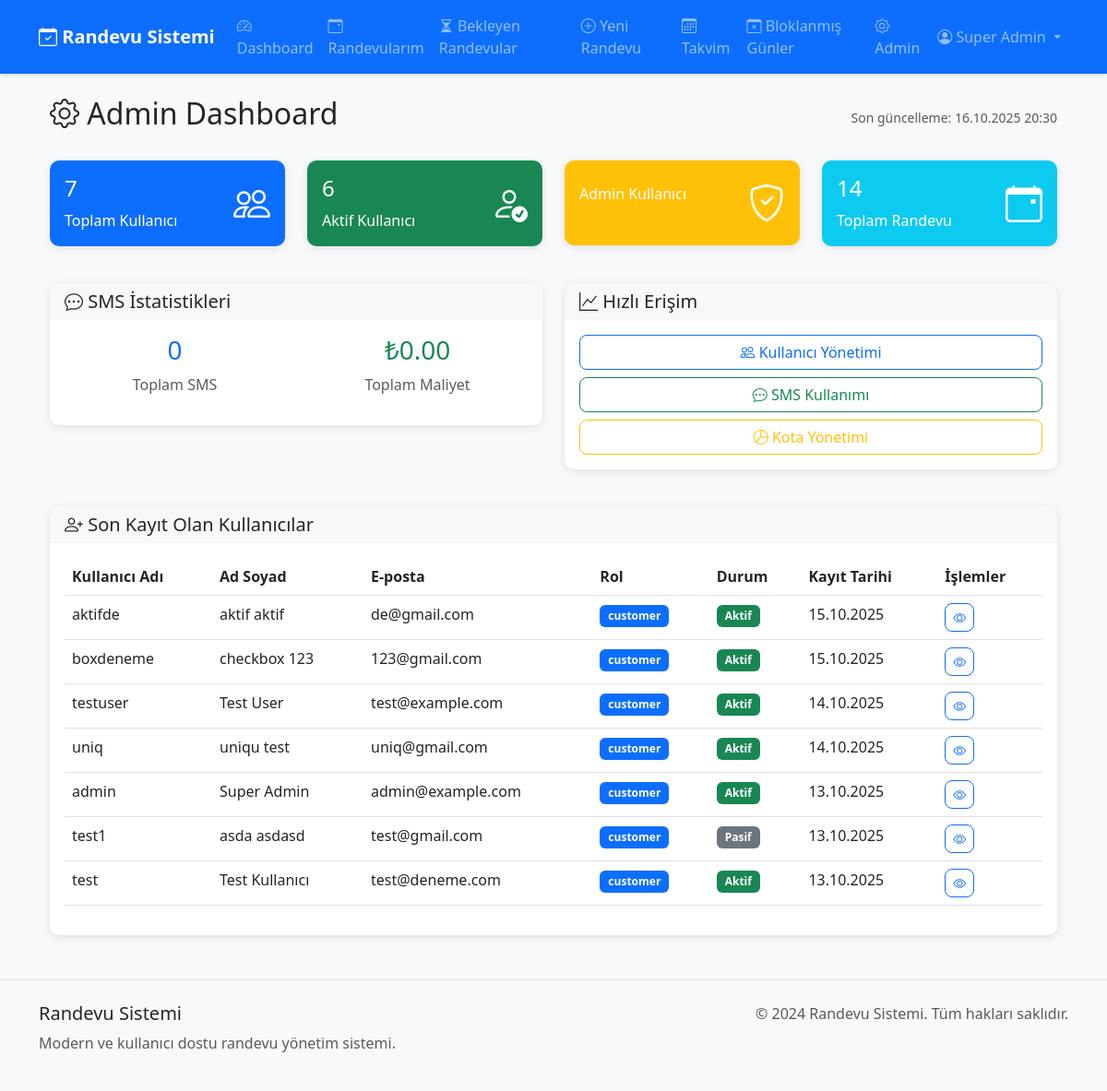
/admin/ (signed in), run on an earlier commit of the app's database.
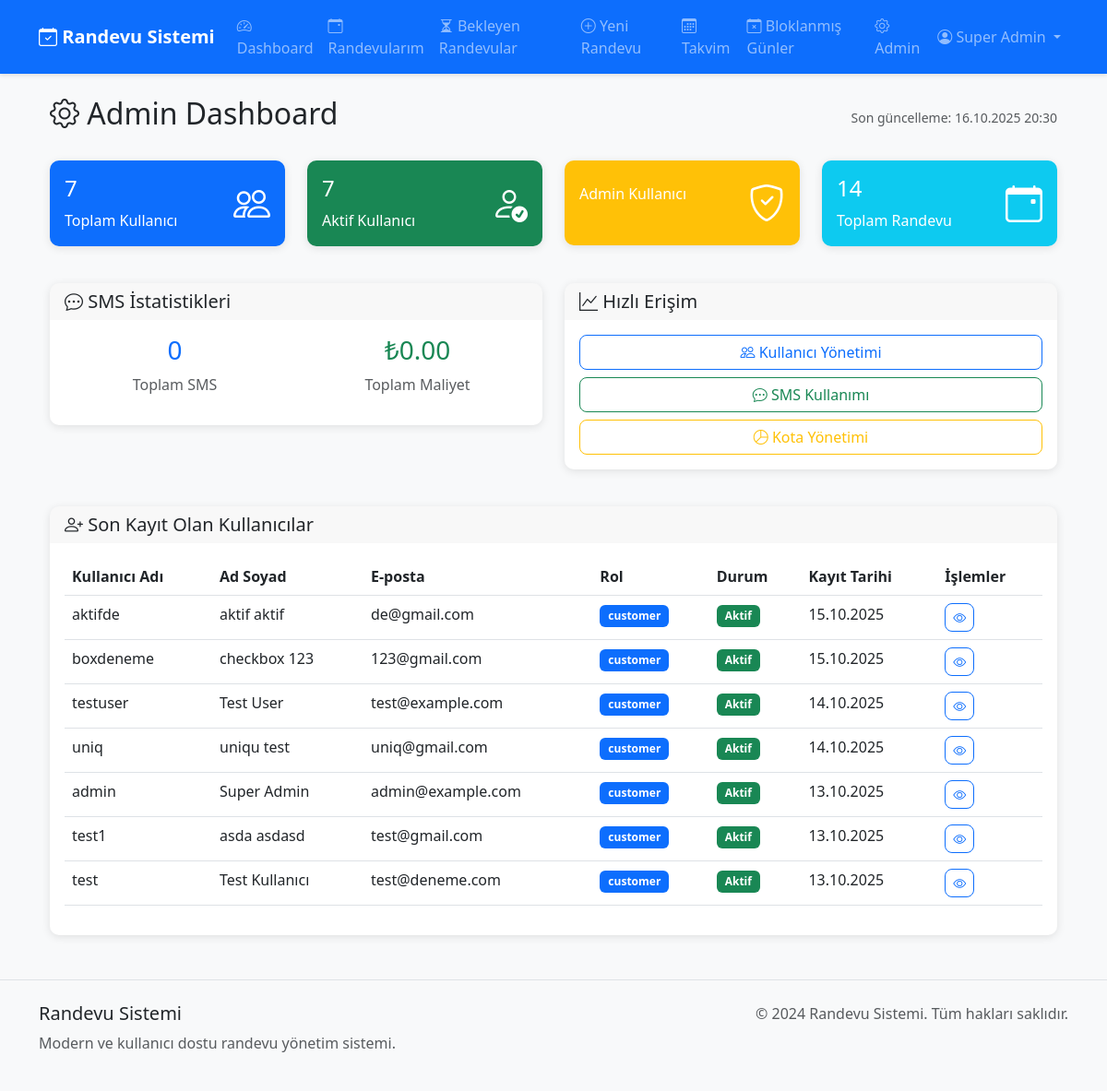
And on a later commit of the database.
### models.py (models this page shows, shortened)
class User(UserMixin, db.Model):
    __tablename__ = 'user'
    id = db.Column(db.Integer, primary_key=True)
    username = db.Column(db.String(80), unique=True, nullable=False)
    email = db.Column(db.String(120), unique=True, nullable=False)
    password_hash = db.Column(db.String(128), nullable=False)
    first_name = db.Column(db.String(50), nullable=False)
    last_name = db.Column(db.String(50), nullable=False)
    phone = db.Column(db.String(20))
    role = db.Column(db.String(20), default='customer')
    is_active = db.Column(db.Boolean, default=True)
    company_name = db.Column(db.String(100))
    logo_path = db.Column(db.String(200))
    sms_quota = db.Column(db.Integer, default=100)
    is_superadmin = db.Column(db.Boolean, default=False)  # Sistemin ana yöneticisi
    unique_link = db.Column(db.String(50), unique=True)
    created_at = db.Column(db.DateTime, default=datetime.utcnow)
    updated_at = db.Column(db.DateTime, default=datetime.utcnow, onupdate=datetime.utcnow)
    kvkk_accepted_at = db.Column(db.DateTime, nullable=True)  # KVKK onay tarihi
    session_token = db.Column(db.String(64), nullable=True)  # Tek oturum için
    appointments = db.relationship('Appointment', backref='user', lazy=True, cascade='all, delete-orphan')
    blocked_days = db.relationship('BlockedDay', backref='user', lazy=True, cascade='all, delete-orphan')
    clients = db.relationship('Client', backref='user', lazy=True, cascade='all, delete-orphan')
    sms_logs = db.relationship('SmsLog', backref='user', lazy=True, cascade='all, delete-orphan')
    def get_full_name(self):
        return f"{self.first_name} {self.last_name}"

### routes/admin.py (the view)
    def decorated_function(*args, **kwargs):
        if not current_user.is_authenticated:
            return redirect(url_for('auth.login'))
        if not getattr(current_user, 'is_superadmin', False):
            flash('Bu sayfaya erişim için superadmin yetkisi gerekli!', 'error')
            return redirect(url_for('dashboard.dashboard'))
        return f(*args, **kwargs)

### app.py (called while the page is built)
@login_manager.user_loader
def load_user(user_id):
    return User.query.get(int(user_id))

@app.before_request
def check_single_session():
    if current_user.is_authenticated:
        from models import User
        user_db = User.query.get(current_user.id)
        token_in_db = user_db.session_token if user_db else None
        token_in_session = session.get('session_token')
        if token_in_db:
            session['session_token'] = token_in_db
        if token_in_session and token_in_db and token_in_session != token_in_db:
            logout_user()
            session.pop('session_token', None)
            flash('Başka bir oturum açıldığı için çıkış yapıldı.', 'warning')
            return redirect(url_for('auth.login'))

### templates/admin/dashboard.html (shortened to what the changed rows need)
{% extends "base.html" %}
{% block content %}
<div class="container-fluid">
    <div class="row">
        <div class="col-12">
            <div class="d-flex justify-content-between align-items-center mb-4">
                <h2><i class="bi bi-gear"></i> Admin Dashboard</h2>
            </div>
        </div>
    </div>
    <div class="row mb-4">
        <div class="col-md-3 mb-3">
            <div class="card bg-success text-white">
                <div class="card-body">
                    <div class="d-flex justify-content-between">
                        <div>
                            <h4 class="card-title">{{ active_users }}</h4>
                            <p class="card-text">Aktif Kullanıcı</p>
                        </div>
                    </div>
                </div>
            </div>
        </div>
    </div>
    <div class="row">
        <div class="col-12">
            <div class="card">
                <div class="card-body">
                    {% if recent_users %}
                    <div class="table-responsive">
                        <table class="table table-hover">
                            <thead>
                                <tr>
                                    <th>Kullanıcı Adı</th>
                                    <th>Ad Soyad</th>
                                    <th>E-posta</th>
                                    <th>Rol</th>
                                    <th>Durum</th>
                                    <th>Kayıt Tarihi</th>
                                    <th>İşlemler</th>
                                </tr>
                            </thead>
                            <tbody>
                                {% for user in recent_users %}
                                <tr>
                                    <td>{{ user.username }}</td>
                                    <td>{{ user.get_full_name() }}</td>
                                    <td>{{ user.email }}</td>
                                    <td>
                                        {% if user.is_admin %}
                                        <span class="badge bg-danger">Admin</span>
                                        {% else %}
                                        <span class="badge bg-primary">{{ user.role }}</span>
                                        {% endif %}
                                    </td>
                                    <td>
                                        {% if user.is_active %}
                                        <span class="badge bg-success">Aktif</span>
                                        {% else %}
                                        <span class="badge bg-secondary">Pasif</span>
                                        {% endif %}
                                    </td>
                                    <td>{{ user.created_at.strftime('%d.%m.%Y') }}</td>
                                    <td>
                                        <a href="{{ url_for('admin.user_detail', user_id=user.id) }}" class="btn btn-sm btn-outline-primary">
                                            <i class="bi bi-eye"></i>
                                        </a>
                                    </td>
                                </tr>
                                {% endfor %}
                            </tbody>
                        </table>
                    </div>
                    {% else %}
                    <div class="text-center text-muted py-4">
                        <i class="bi bi-person-x fs-1"></i>
                        <p>Henüz kullanıcı bulunmuyor.</p>
                    </div>
                    {% endif %}
                </div>
            </div>
        </div>
    </div>
</div>
{% endblock %}

What changed in the data, as far as the page shows it:
changed User "test1": is_active "Pasif" → "Aktif"
Also different on the page:
{{ active_users }}: "6" → "7"
